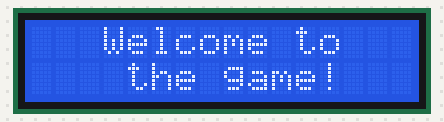
A sketch run on a simulated Arduino Uno, built with avr-gcc and run on an emulated ATmega328P. Parts: 16×2 character LCD.

Above: at 0.1 s.
At 3.1 s:
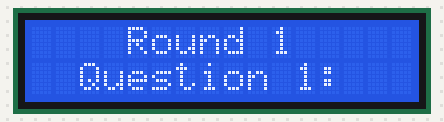
At 6.1 s:
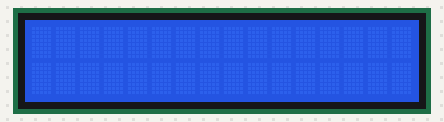

The sketch:

LCD_FinalProject_copy_20261116110719.ino
```cpp
#include <LiquidCrystal.h>

// initialize the library by associating any needed LCD interface pin
// with the arduino pin number it is connected to
const int rs = 12, en = 11, d4 = 5, d5 = 4, d6 = 3, d7 = 2;
LiquidCrystal lcd(rs, en, d4, d5, d6, d7);

void setup() {
  // set up the LCD's number of columns and rows:
  lcd.begin(16, 2);
  // Print a message to the LCD.
}

void loop() {
  // set the cursor to column 0, line 1
  // (note: line 1 is the second row, since counting begins with 0):
  lcd.setCursor(3, 0);
  lcd.print("Welcome to") ;
  lcd.setCursor(4, 2);
  lcd.print("the game!");
  delay(3000);

  lcd.clear();
  lcd.setCursor(4,0);
  lcd.print("Round 1");
  lcd.setCursor(2,2);
  lcd.print("Question 1:");
  delay(3000);
  lcd.clear();
  delay(1000);
}
```

healthLEDSandBuzzer.cpp
```cpp
// Title: IT 254 Group Project
// Author: Mason Hedger
// Description: Mason's portion of the code.

// Setup
const int LEDPINS[3] = {2,3,4};
const int BUZZERPIN = 5;
const int PLUSHEALTHPIN = 6;
const int MINUSHEALTHPIN =  7;
int playerHealth = 3;
bool canPress = true;

// Plays a static noise on the buzzer
void playBuzzer(int time, int freq){
  tone(BUZZERPIN, freq);
  delay(time);
  noTone(BUZZERPIN);
}

// Function that controls updating LEDS when player health changes
void updateLEDS(){
  // Loop through all LEDS
  for(int i = 0; i < sizeof(LEDPINS); i++){
    if(i <= (playerHealth - 1)){
      digitalWrite(LEDPINS[i], HIGH);
    }
    else{
      digitalWrite(LEDPINS[i], LOW);
    }
  }
}

void increaseHealth(){
  // Check player health is not 3
  if(playerHealth < 3){
    playerHealth++;
    updateLEDS();
    playBuzzer(100, 750);
  }
}

void decreaseHealth(){
  // Check player health is not 0
  if(playerHealth > 0){
    playerHealth--;
    updateLEDS();
    playBuzzer(100, 1000);
  }
}

void setup() {
  // Setup LEDS
  updateLEDS();

  pinMode(BUZZERPIN, OUTPUT);
}

void loop() {
  // Check if the plus health button is pressed
  if(digitalRead(PLUSHEALTHPIN) && canPress){
    canPress = false;
    increaseHealth();
    canPress = true;
  }

  // Check if the minus health button is pressed
  if(digitalRead(MINUSHEALTHPIN) && canPress){
    canPress = false;
    decreaseHealth();
    canPress = true;
  }
}
```

Measured:
- by itself, everything shown: repeats every 7.0 s, in 3 steps
- what the display in image 1 shows lasts 3.0 s, from 3.1 s to 6.1 s
- what the display in image 2 shows lasts 1.0 s, from 6.1 s to 7.1 s
